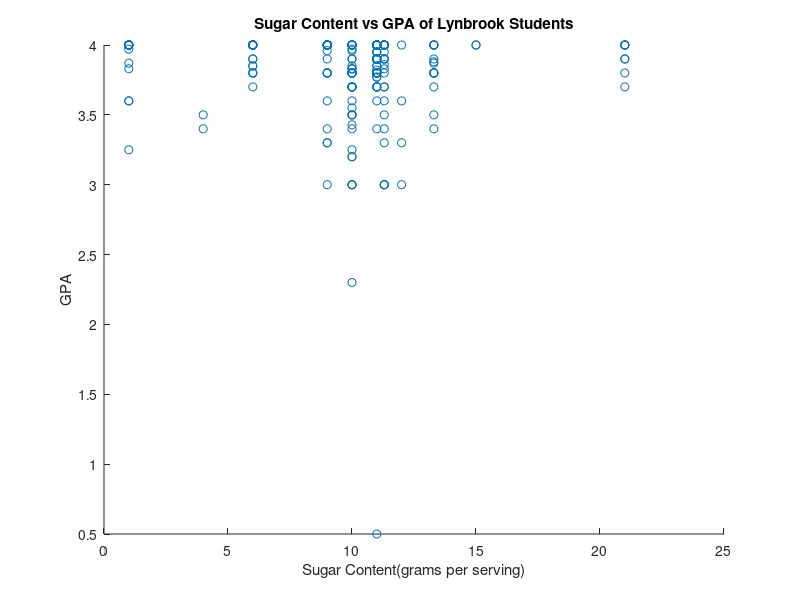

Write MATLAB code to recreate this figure.
GPA = [4;4;4;3.5;4;4;3.8;4;3.8;4;4;4;3.85;4;3.86;4;3.83;3.6;4;4;4;2.3;4;4;4;4;4;3.8;4;3;4;3.429;4;4;4;3.3;3.8;4;3.85;4;4;3.25;3.8;3.6;4;4;4;3.9;3.85;4;4;3.9;3;4;3.8;4;4;3.9;4;4;4;3.5;4;4;3.5;3;3.6;4;4;4;4;3.7;4;4;4;4;4;3.8;3.7;3.97;3.8;3.9;4;3.83;0.5;4;3.8;4;4;3.96;4;4;3.83;3.83;4;4;4;4;3.85;3.7;4;3.9;3.25;4;3.7;4;3.6;3.5;4;3.8;4;3.8;3.8;4;4;4;3.8;4;4;4;4;3.8;4;3.97;4;3.8;4;3;4;4;3.8;4;4;3.8;3.8;4;3.7;4;4;4;4;4;3.3;4;3.96;4;3.7;3.9;3.5;3.9;4;3.9;4;3.7;4;3.5;3.7;3.95;3.88;3.87;4;3.87;3.9;3.7;3.7;3.83;3.8;3.77;3.9;4;3.9;3.95;4;3.8;3.77;3.9;3.85;3.95;3.9;3.8;3.7;3.8;3.8;3.6;3.55;3.4;3;3.82;4;3.9;3.4;3.9;3.3;3.9;3.6;3.7;3.8;3.4;3.2;3.8;3.9;3.3;3.7;3;3.9;3.95;3.8;3.7;3.9;3.4;3.8;3.9;3.9;3.9;3.7;3.8;3.8;3;3.4;3;3.6;3.2;3.9;3.8;3.9;3.8;3.4;4;4;4];
Sugar = [1;12;1;4;10;11.3;10;10;13.3;11.3;11;10;6;21;11.3;9;1;1;6;6;9;10;11.3;1;11.3;6;9;11.3;11;10;9;10;11;10;11.3;11.3;10;11;11;9;10;10;9;1;6;9;11.3;13.3;6;9;1;11.3;10;6;10;9;9;6;1;9;10;13.3;10;10;10;11.3;11;6;9;9;1;11;21;10;6;13.3;15;10;6;10;9;6;9;10;11;11.3;10;9;10;9;1;13.3;11.3;10;6;11;10;21;10;10;1;11.3;1;10;11.3;6;12;11.3;13.3;9;11.3;10;6;6;1;1;9;13.3;6;11;6;13.3;9;1;9;10;11;10;11;9;13.3;9;1;10;13.3;15;10;9;10;6;10;11;9;10;10;10;13.3;10;10;21;10;11;1;10;21;10;11;11.3;13.3;1;11.3;13.3;21;10;11;10;6;11;11;11;11.3;11;11;21;11;9;11;11;11;11;11;6;11;10;10;13.3;9;11;11;11;11;11;9;11;11.3;21;11;10;10;11;11;12;11.3;11.3;11;11;11;10;11;9;11;10;11;11;10;10;11;12;4;11.3;9;10;11;11;11;10;11.3;11;10;11];

scatter(Sugar, GPA);
title("Sugar Content vs GPA of Lynbrook Students");
ylabel("GPA");
xlabel("Sugar Content(grams per serving)");
input("");